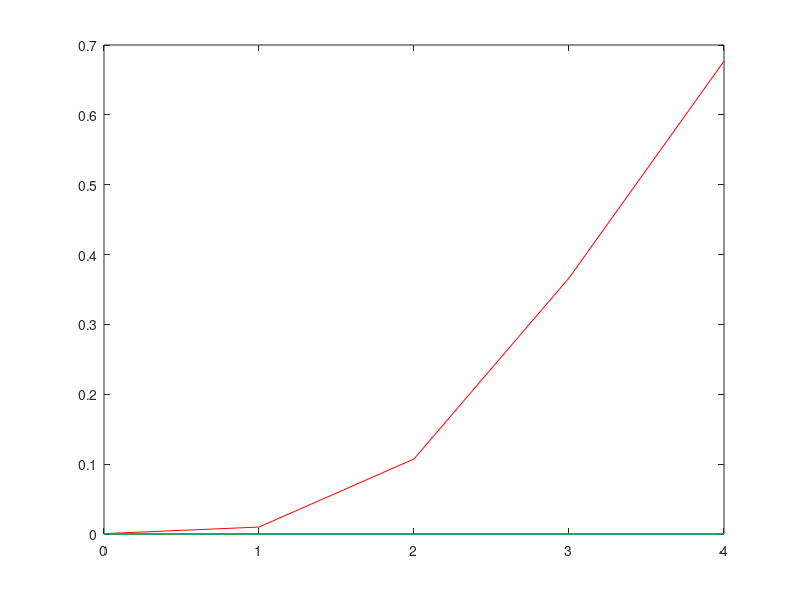

The MATLAB script that drew this image: (Note: this script raises an error after producing the figure.)
%    REFERENCE
%    McCann, K., A.Hasting & G.Huxel, (1998) "Weak trophic interaction and
%    the balance of nature"
%         Nature 395,794-798
%    
           
clc
clear


 tr=input('# of iterations for loop : ');
  
   


D1=0.5e-3;%gm C m-3                                %initial conditions
K1=4.34e-7;%gm C m-3                              %initial conditions
S1=4.34e-7;%gm C m-3                              %initial conditions
P =4e-6; %gm C m-3

Ca=1.25;%gm C m-3                               %Constants

oK =0.5;                               %Constants
xK=5.14e-1; % krill respiration to biomass ratio
yK=1.1; % max prod to biomass ratio
rDK=3.0e-3;                       %half saturation constant

oS =0.5;                               %Constants
xS=5.14e-1; % salp respiration to biomass ratio
yS=1.1; % max prod to biomass ratio
rDS=3.0e-3;                       %half saturation constant

xP= 2.056e-1;
yP=.55;
rKP=4e-5;
rSP=4e-5;

tt=1;                                %Constants
ud=1;                               %logistic growth rate
uc=1;                               %logistic growth rate
positive=1;      % (0=false, 1=true)
maxiter=20;


format long e
% Initialize model and Iterative steps


D(1)=D1;
K(1)=K1;
S(1)=S1;


D_iter(1,1:3)=0;
K_iter(1,1:3)=0;
S_iter(1,1:3)=0;


% time step
time(1)=0;


for r=2:tr;


time(r) = time(r-1)  + tt;
   
%Back calculations 

if (positive),
  Db_bak(r) = max(D(r-1),0);
  Kb_bak(r) = max(K(r-1),0);
  Sb_bak(r) = max(S(r-1),0);
else,
  Db_bak(r) = D(r-1);
  Kb_bak(r) = K(r-1);
  Sb_bak(r) = S(r-1);
end,
D(r)=Db_bak(r);
K(r)=Kb_bak(r);
S(r)=Sb_bak(r);



% iterate


for iter= 1:maxiter;


%  Diatom growth    

D_iter(r,iter,1)=tt*ud*D(r)*(1-(D(r)/Ca));


% grazing by krill

D_iter(r,iter,2)=tt*xK*yK*K(r)*D(r)/...
   												(D(r)+ rDK);

%Grazing by salps                                    
D_iter(r,iter,3)=tt*xS*yS*S(r)*((rDS/D(r))*tanh(D(r)/rDS));
% D_iter(r,iter,3)=tt*xS*yS*S(r)*D(r)/...
   											%	(D(r)+ rDS);                                   
                                    
Diter(r,iter)=Db_bak(r)+D_iter(r,iter,1)-D_iter(r,iter,2)-D_iter(r,iter,3);  

D(r)=Diter(r,iter);


% calculate in successive order krill growth and grazing by predators;

K_frc(r)=1-yK*D(r)/(D(r)+rDK);
                                    
%K_iter(r,iter,1)=xK*K(r)*(1-yK*(D(r)/ ...
%            			(D(r)+rDK)));

K_iter(r,iter,1)=-xK*K(r)*K_frc(r);
                  
K_iter(r,iter,2)=xP*yP*(P*K(r)/(K(r)+rKP));
   
Kiter(r,iter)=Kb_bak(r) + K_iter(r,iter,1)- K_iter(r,iter,2); %+ K_iter(r,iter,1)*-.85;
   
K(r)=Kiter(r,iter) ;

% calculate Salp growth, grazing by predators ;

S_frc(r) = (yS*((D(r))/ ...
                       (D(r)+rDS)));


S_iter(r,iter,1)=tt*xS*S(r)*(1-S_frc(r));                    

S_iter(r,iter,2)=xP*yP* (P*S(r)/(S(r)+rSP));

Siter(r,iter)=Sb_bak(r) + S_iter(r,iter,1)- S_iter(r,iter,2); %+ S_iter(r,iter,1)*-.85;


S(r)=Siter(r,iter);

end  %end iterate;


   D(r)=max(D(r-1)-Db_bak(r)+D(r),0.00001);       
   K(r)=max(K(r-1)-Kb_bak(r)+K(r),0.00001);         
   S(r)=max(S(r-1)-Sb_bak(r)+S(r),0.00001);     
         
end % end time step
save D_iter D  K  K_iter S S_iter time;


figure;
plot(time,D,'r',time,K,'b',time,S,'g');
legend('Diatom','Krill','Salps',0);

figure;
plot(time, S, time, K);

   fclose('all');
   
%end                                                    %end for o=0:lo loop
%end                                                    %end for a=0:lo1 loop
